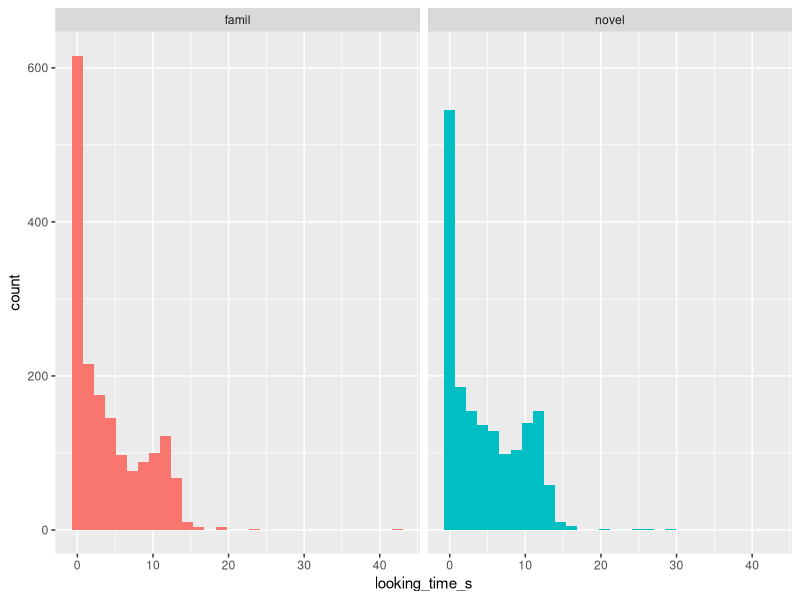
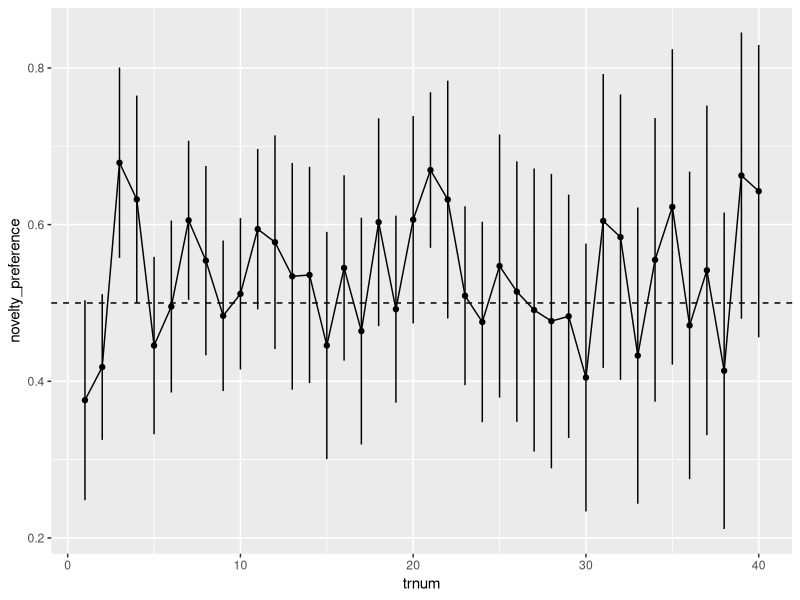
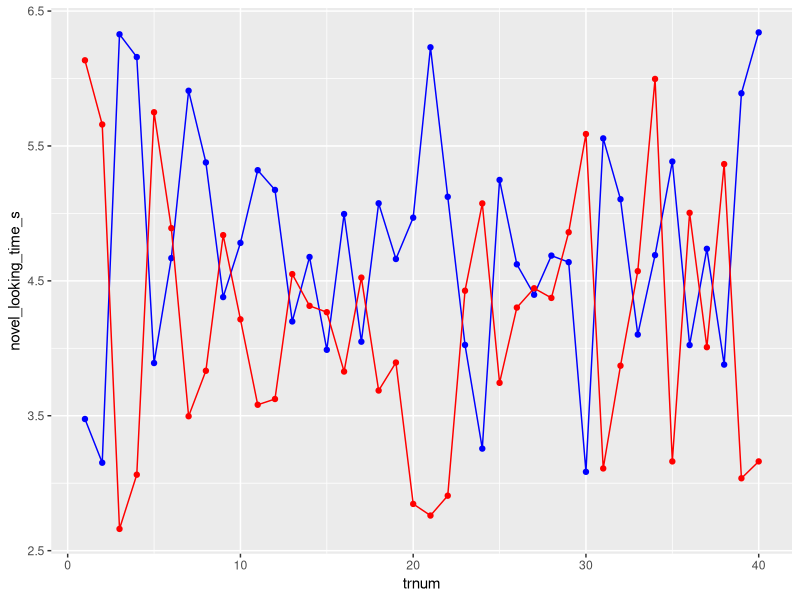
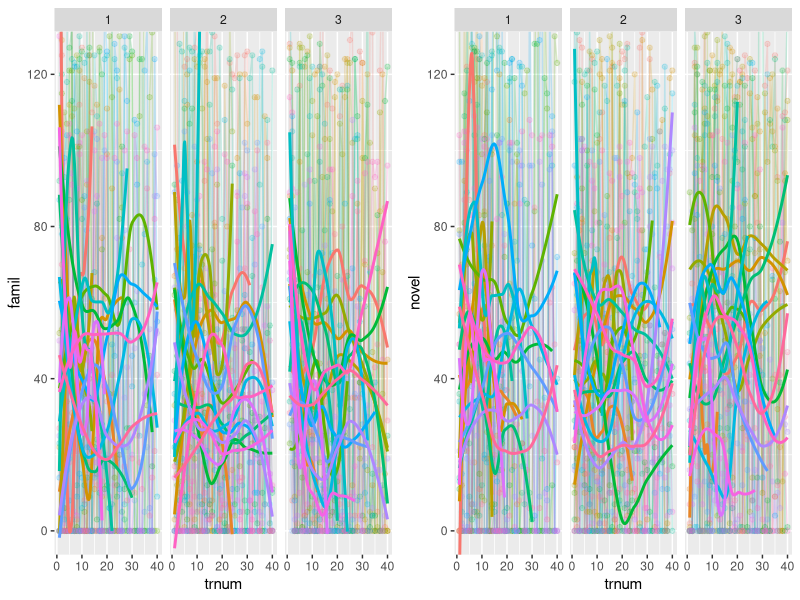

These figures' R source, in order:
## ---- chunk 1
knitr::opts_chunk$set(echo = TRUE,warning=FALSE, message = FALSE)
library(tidyverse)
library(here)
library(cowplot)
## ---- chunk 2
d <- read_csv(here("power_analysis","thompson2014","dfthompson2014.trialdata.csv"))
## ---- chunk 3
d_long <- d %>%
  pivot_longer(
    cols=c("novel","famil"),
    names_to = "stimulus_type",
    values_to = "looking_time"
  ) %>%
  mutate(
    looking_time_s = looking_time * 0.1
  )
  

## ---- chunk 4
ggplot(d_long,aes(looking_time_s,fill=stimulus_type,group=stimulus_type))+
  geom_histogram()+
  facet_wrap(~stimulus_type)+
  theme(legend.position="none")
## ---- chunk 5
#summarize looking within subjects across session
avg_noveltypref_subj_by_trial <- d %>%
  group_by(id,trnum) %>%
  summarize(
    novelty_pref=mean(pctnovel, na.rm=TRUE)*.01,
    avg_novel_looking_time_s = mean(novel)*0.1,
    avg_fam_looking_time_s = mean(famil) * 0.1
  )
#summarize across subjects
avg_noveltypref_by_trial <- avg_noveltypref_subj_by_trial %>%
  group_by(trnum) %>%
  summarize(
    N=n(),
    novelty_preference=mean(novelty_pref,na.rm=TRUE),
    se=qt(0.975, N-1)*sd(novelty_pref,na.rm=TRUE)/sqrt(N),
    novel_looking_time_s = mean(avg_novel_looking_time_s),
    fam_looking_time_s = mean(avg_fam_looking_time_s)
  )
## ---- chunk 6
ggplot(avg_noveltypref_by_trial,aes(trnum,novelty_preference))+
  geom_line()+
  geom_errorbar(aes(ymin=novelty_preference-se,ymax=novelty_preference+se),width=0)+
  geom_point(size=1.5)+
  geom_hline(yintercept=0.5,linetype="dashed")


## ---- chunk 7
ggplot(avg_noveltypref_by_trial,aes(trnum,novel_looking_time_s))+
  geom_line(color="blue")+
  geom_point(size=1.5,color="blue")+
  geom_line(aes(y=fam_looking_time_s),color="red")+
  geom_point(aes(y=fam_looking_time_s),size=1.5,color="red")

## session based
f <- ggplot(d,aes(trnum,y=famil,color=as.factor(id),group=as.factor(id))) +
  geom_line(alpha=0.2)+
  geom_point(size=1.5,alpha=0.2)+
  geom_smooth(alpha=0.2,se=F)+
  theme(legend.position="none")+
  facet_wrap(~VISIT)+
  coord_cartesian(ylim=c(0,125))

n <- ggplot(d,aes(trnum,y=novel,color=as.factor(id),group=as.factor(id))) +
  geom_line(alpha=0.2)+
  geom_point(size=1.5,alpha=0.2)+
  geom_smooth(alpha=0.2,se=F)+
  theme(legend.position="none")+
  facet_wrap(~VISIT)+
  coord_cartesian(ylim=c(0,125))

plot_grid(f,n)
